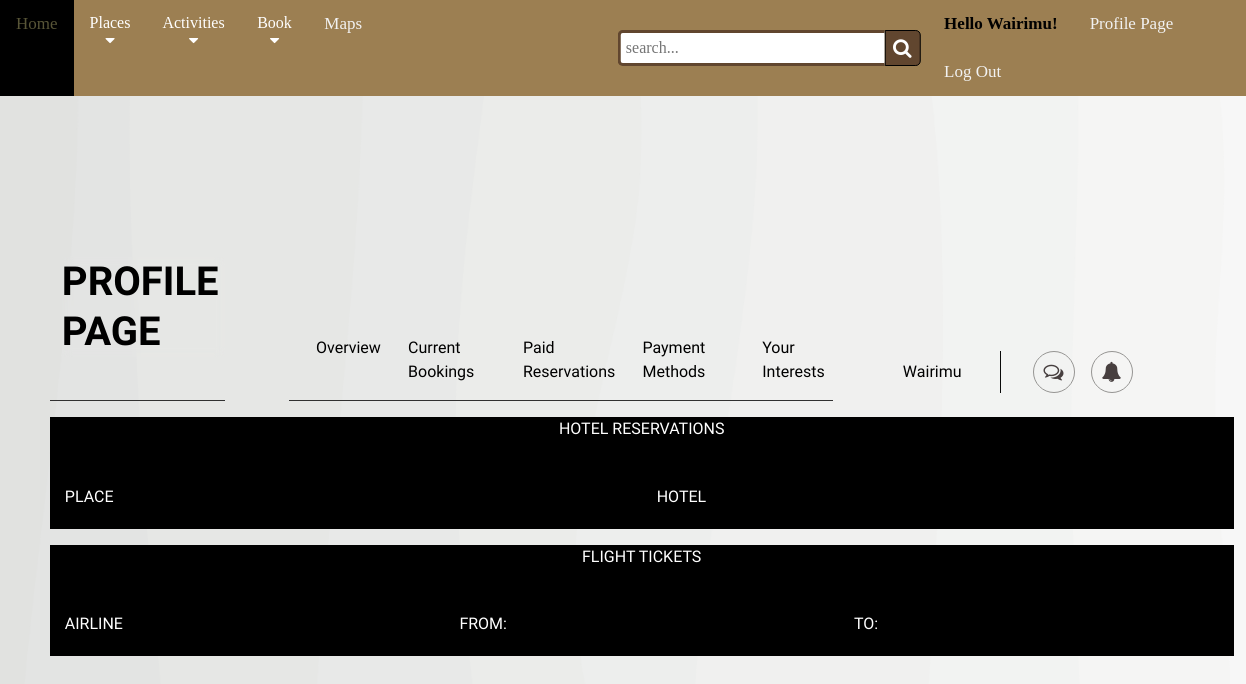
Page /bookings/past-bookings.php (signed in) on the earlier database version.
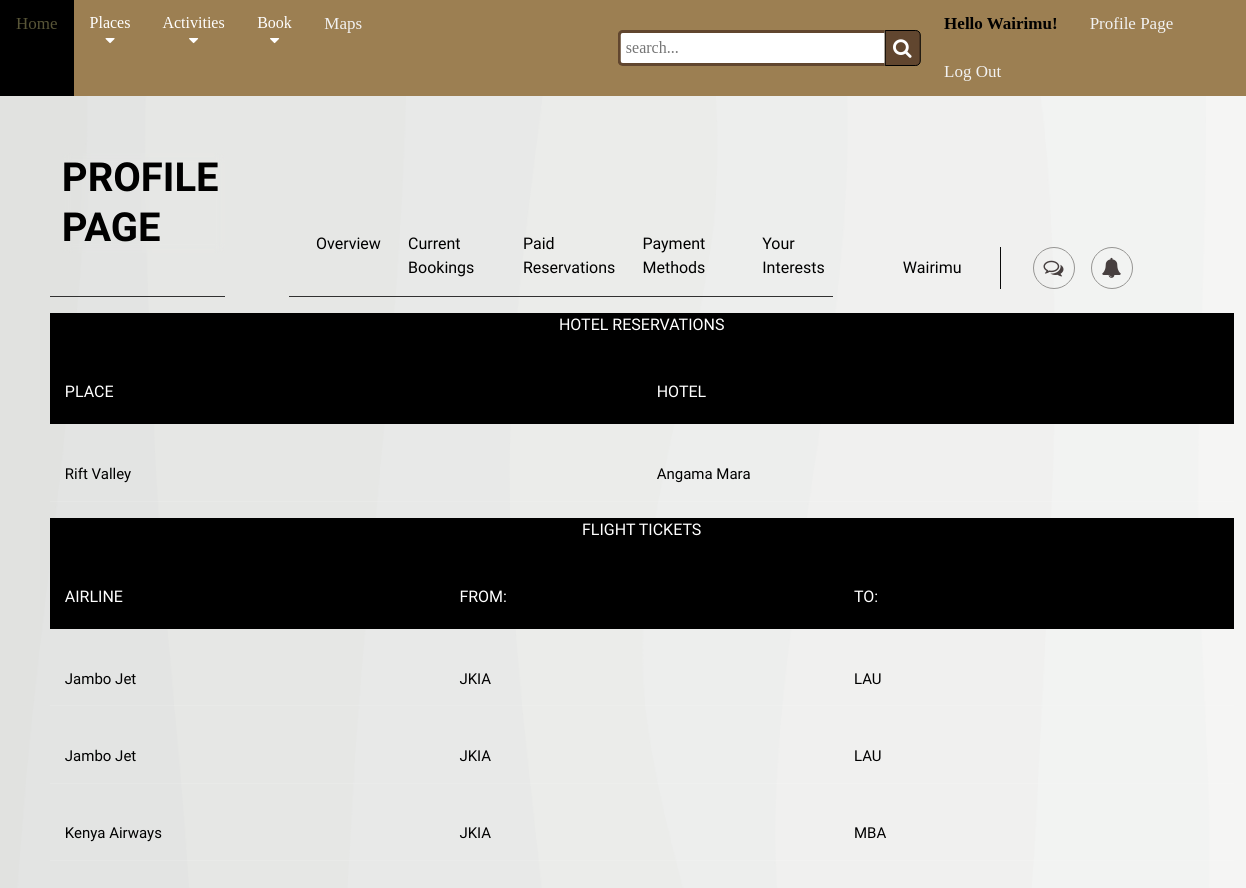
Same page on the later database version.
### tables this page shows
CREATE TABLE `reservations` (
  `ReservationId` int(11) NOT NULL,
  `HotelId` int(11) NOT NULL,
  `Hotel` varchar(100) NOT NULL,
  `Place` varchar(100) NOT NULL,
  `Price` int(11) NOT NULL,
  `Email` varchar(100) NOT NULL
);

CREATE TABLE `tickets` (
  `TicketId` int(11) NOT NULL,
  `FlightId` int(11) NOT NULL,
  `Airline` varchar(100) NOT NULL,
  `FromAirport` varchar(100) NOT NULL DEFAULT 'JKIA',
  `ToAirport` varchar(100) NOT NULL DEFAULT 'MBA',
  `Price` int(11) NOT NULL,
  `Email` varchar(100) NOT NULL
);

### bookings/past-bookings.php (the view, shortened to what the changed rows need)
<!DOCTYPE html>
<html lang="en">
<head>
    <link rel="stylesheet" href="https://cdnjs.cloudflare.com/ajax/libs/font-awesome/5.15.4/css/all.min.css" >
    <link rel="stylesheet" href="https://cdnjs.cloudflare.com/ajax/libs/font-awesome/4.7.0/css/solid/font-awesome.min.css">
    <link rel="stylesheet" href="https://cdnjs.cloudflare.com/ajax/libs/font-awesome/4.7.0/css/font-awesome.min.css">
    <link rel="stylesheet" href="../css/profile.css" type="text/css">
    <link rel="stylesheet" href="../css/search.css" type="text/css">
    <link rel="stylesheet" href="../css/home.css" type="text/css">
    <link rel="stylesheet" href="../css/view-bookings.css" type="text/css">
</head>
<body>
<div class="app">
	<header class="app-header">
		<div class="app-header-logo">
			<div class="logo">
				<h1 class="logo-title">
					<span>PROFILE PAGE</span>
				</h1>
			</div>
		</div>
	</header>
<section>
      <div class='tbl-header'>
      <table cellpadding='0' cellspacing='0' border='0'>
          <thead>
          <p style="color:white;">HOTEL RESERVATIONS</p>
            <tr>
              <th>Place</th>
              <th>Hotel</th>
            </tr>
          </thead>
        </table>
      </div>
     <?php
          require '../includes/dbh.inc.php';
          $emailuser = $_SESSION["email"];
          if(isset($_SESSION["firstname"])){
          $stmt = "SELECT * FROM tour_guide.reservations WHERE reservations.Email = '$emailuser';";
          $query_run = mysqli_query($conn,$stmt);
          if(mysqli_num_rows($query_run)>0){
            foreach($query_run as $row){
            echo "
              <table cellpadding='0' cellspacing='0' border='0'>
                    <td>" . $row['Place'] . "</td>
                    <td>" . $row['Hotel'] . "</td>
              </table>";
        }
        }
      }
?>
<div class='tbl-header'>
      <table cellpadding='0' cellspacing='0' border='0'>
          <thead>
          <p style="color:white;">FLIGHT TICKETS</p>
            <tr>
              <th>Airline</th>
              <th>From:</th>
              <th>To:</th>
            </tr>
          </thead>
        </table>
      </div>
     <?php
          require '../includes/dbh.inc.php';
          $emailuser = $_SESSION["email"];
          if(isset($_SESSION["firstname"])){
          $stmt = "SELECT * FROM tour_guide.tickets WHERE tickets.Email = '$emailuser';";
          $query_run = mysqli_query($conn,$stmt);
          if(mysqli_num_rows($query_run)>0){
            foreach($query_run as $row){
            echo "
              <table cellpadding='0' cellspacing='0' border='0'>
                    <td>" . $row['Airline'] . "</td>
                    <td>" . $row['FromAirport'] . "</td>
                    <td>" . $row['ToAirport'] . "</td>
              </table>";
        }
        }
      }
?>
</section>
		</div>
</body>
</html>

Differences in the rows shown:
added reservations: Place "Rift Valley", Hotel "Angama Mara"
added tickets: Airline "Jambo Jet", FromAirport "JKIA", ToAirport "LAU"
added tickets: Airline "Jambo Jet", FromAirport "JKIA", ToAirport "LAU"
added tickets: Airline "Kenya Airways", FromAirport "JKIA", ToAirport "MBA"
